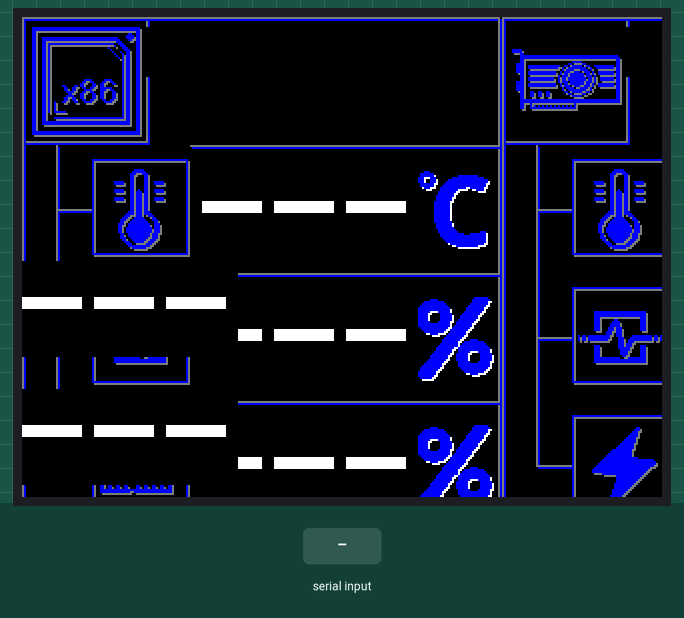
A sketch run on a simulated Arduino Uno, built with avr-gcc and run on an emulated ATmega328P. On the bench: 320×240 colour display. The inputs (shaded band) are chosen by the test bench. What the sketch prints to the serial monitor is not drawn.

Above: at 1.5 s.

The sketch:

pcHwMon.ino
```cpp
#include <Adafruit_GFX.h>    // Core graphics library
#include <MCUFRIEND_kbv.h>   // Hardware-specific library
#include "pics.h"
//----------for the TMP36 temp sensor---------
#define aref_voltage 3.3
int tempPin = 5;

MCUFRIEND_kbv tft;

int xNamePos = 66;
int yNamePos[2] = {18 , 44};
int txtSize = 6;
int componentNameTxtSize = 2;
int componentSelector;
String *inData;
int idText;
String allData[3][4] = {
  {"", "", "", ""}, //index 0:nameData
  {"---", "---", "---", "---"},
  {"---", "---", "---", "---"}
};
static const uint8_t *main_img[] = {cpu_img, gpu_img, mobo_img, epd_bitmap_water_black};
static const uint8_t *sensors_img[2][3] = {
  {
    temp_img,
    usage_img,
    ram_img
  },
  {
    temp_img,
    usage_img,
    epd_bitmap_flash_ard
  }
};
static const uint8_t *symbols_img[2][3] = {
  {
    tempSymbol_img,
    usageSymbol_img,
    usageSymbol_img
  },
  {
    tempSymbol_img,
    usageSymbol_img,
    epd_bitmap_mv
  }
};
boolean printName = false;

void setup() {
  Serial.begin(9600);
  //------------INIT FOR MCUFRIEND_KVB LIBRARY
  uint16_t ID = tft.readID();
  if (ID == 0xD3) ID = 0x9481;
  tft.begin(ID);
  tft.setRotation(1);
  tft.fillScreen(TFT_BLACK);
  //--------------tmp36 temp sensor setup
  analogReference(EXTERNAL);
  //-------------building interface------------------------
  for (int i = 0; i < 2; i++) {
    int x = 240 * i;
    tft.drawRect(x + 1, 1, 63, 63, TFT_BLUE);
    tft.drawRect(x, 0, 63, 63, TFT_DARKGREY);
    tft.fillRect(x + 60, 5, 20, 25, TFT_BLACK);
    //bigmodule
    tft.drawRect(x + 1, 1, 239, 255, TFT_BLUE);
    tft.drawRect(x, 0, 239, 255, TFT_DARKGREY);
    //smallmodule
    tft.drawRect(x + 1, 257, 239, 63, TFT_BLUE);
    tft.drawRect(x, 256, 239, 63, TFT_DARKGREY);
    tft. drawLine(x + 18, 65, x + 18, 225, TFT_BLUE); //bigmodule_treestruct
    tft. drawLine(x + 17, 64, x + 17, 224, TFT_DARKGREY);
    for (int r = 1; r < 4; r++) {
      int y = 64 * r;
      //bigmodule_separators
      tft.drawLine(x + 84 + 1, y + 1, x + 237 + 1, y + 1, TFT_BLUE);
      tft.drawLine(x + 84, y, x + 237, y, TFT_DARKGREY);
      ///BIGMODULE_TREE_BRANCHES
      tft.drawLine(x + 18, y + 32 + 1, x + 36, y + 32 + 1, TFT_BLUE);
      tft.drawLine(x + 17, y + 32, x + 35, y + 32, TFT_DARKGREY);
      ///BIGMODULE_SENSOR_SQUARE
      tft.drawRect(x + 36, y + 8, 48, 48, TFT_DARKGREY);
      tft.drawRect(x + 35, y + 7, 48, 48, TFT_BLUE);
    }
  }
  //draw icons
  for (int i = 0; i < 2; i++) {
    int x = 240 * i;
    //int y = 64 * i;
    //main icons /gpu cpu top icons
    tft.drawBitmap(x + 1, 1, main_img[i], 64, 64, TFT_DARKGREY);
    tft.drawBitmap(x, 0, main_img[i], 64, 64, TFT_BLUE);

    // Hide Mobo Image, aka placeholder, remove if, if  you want to display image bottom left
    if(main_img[i + 2] != mobo_img) {
      //main icons for small modules, e.g. flash, usage symbol
      tft.drawBitmap(x + 1, 257, main_img[i + 2], 64, 64, TFT_DARKGREY);
      tft.drawBitmap(x, 256, main_img[i + 2], 64, 64, TFT_BLUE);
      //symbols icons for small modules e.g. temp symbol, percentage, ...
      tft.drawBitmap(x + 193, 265, symbols_img[0][0], 48, 48, TFT_WHITE);
      tft.drawBitmap(x + 192, 264, symbols_img[0][0], 48, 48, TFT_BLUE);
    }
    for (int ii = 1; ii < 4; ii++) {
      int y = 64 * ii;
      //sensors icons e.g. gpu img
      tft.drawBitmap(x + 36, y + 9, sensors_img[i][ii - 1], 48, 48, TFT_DARKGREY);
      tft.drawBitmap(x + 35, y + 8, sensors_img[i][ii - 1], 48, 48, TFT_BLUE);
      //symbols icons % and temp
      tft.drawBitmap(x + 193, y + 9, symbols_img[i][ii - 1], 48, 48, TFT_WHITE);//WHITE SHADOW
      tft.drawBitmap(x + 192, y + 8, symbols_img[i][ii - 1], 48, 48, TFT_BLUE);//RED ICON
    }
  }
  //print values placeholders
  printName = true;
  printData();

}

void loop() {
  printName = true;
  while (Serial.available() > 0)
  {
    String recieved = Serial.readStringUntil(';');
    //-------HANDSHAKE---------
    if (recieved == "*****") {
      Serial.println('R');
      break;
    }
    else if (recieved.indexOf(':') != -1 ) {
      int lastIndex = recieved.indexOf(':');
      int nextIndex;
      componentSelector = recieved[lastIndex - 1] - '0';
      switch (componentSelector) {
        case 0:
          printName = true;
        case 1:
        case 2:
          for (int i = 0; i < 4; i ++) {
            nextIndex = recieved.indexOf(',', lastIndex + 1);
            allData[componentSelector][i] = recieved.substring(lastIndex + 1, nextIndex);
            lastIndex = nextIndex;
          }
          break;
        case 3:
          /////-------EXTENRAL CASE SENSOR FUNCION CALL-----
          //allData[2][3] = readExtTemp();
          printData();
          break;
      }
    }
  }
}

void printData() {
  if (printName == true) {
    //print the names
    tft.setTextSize(componentNameTxtSize);
    tft.setTextColor(TFT_BLUE, TFT_BLACK);
    for (int i = 0; i < 4; i++) {
      int x = 241 * (i / 2);
      tft.setCursor(xNamePos + x, yNamePos[i % 2]);
      tft.print(allData[0][i]);
    }
    printName = false;
  }
  //print the values
  tft.setTextSize(txtSize);
  tft.setTextColor(TFT_WHITE, TFT_BLACK);
  for (int i = 0; i < 2; i++) {
    int x = 90 + (241 * i);
    for (int ii = 1; ii < 5; ii++) {
      // move lower left text more left
      if (i == 0 && ii == 4) {
        x = 40 + (241 * i);
      }
      int y = 10 + (64 * ii);
      tft.setCursor(x, y);
      tft.print(allData[i + 1][ii - 1]);
    }
  }
}

String readExtTemp() {

  int tRead = 0;
  for (int i = 0; i < 16; i++) {
    tRead = tRead + analogRead(tempPin);
  }
  int tempReading = tRead / 16;
  float voltage = (tempReading * aref_voltage) / 1024;
  int temperatureC = (voltage - 0.5) * 100 ;
  String outValue = String(temperatureC);
  if (temperatureC > 100) {
    outValue = "---";
  }
  while (outValue.length() < 3) {
    outValue = " " + outValue;
  }
  return outValue;
}
```

Source omitted: pics.h (data table, 35345 bytes)
